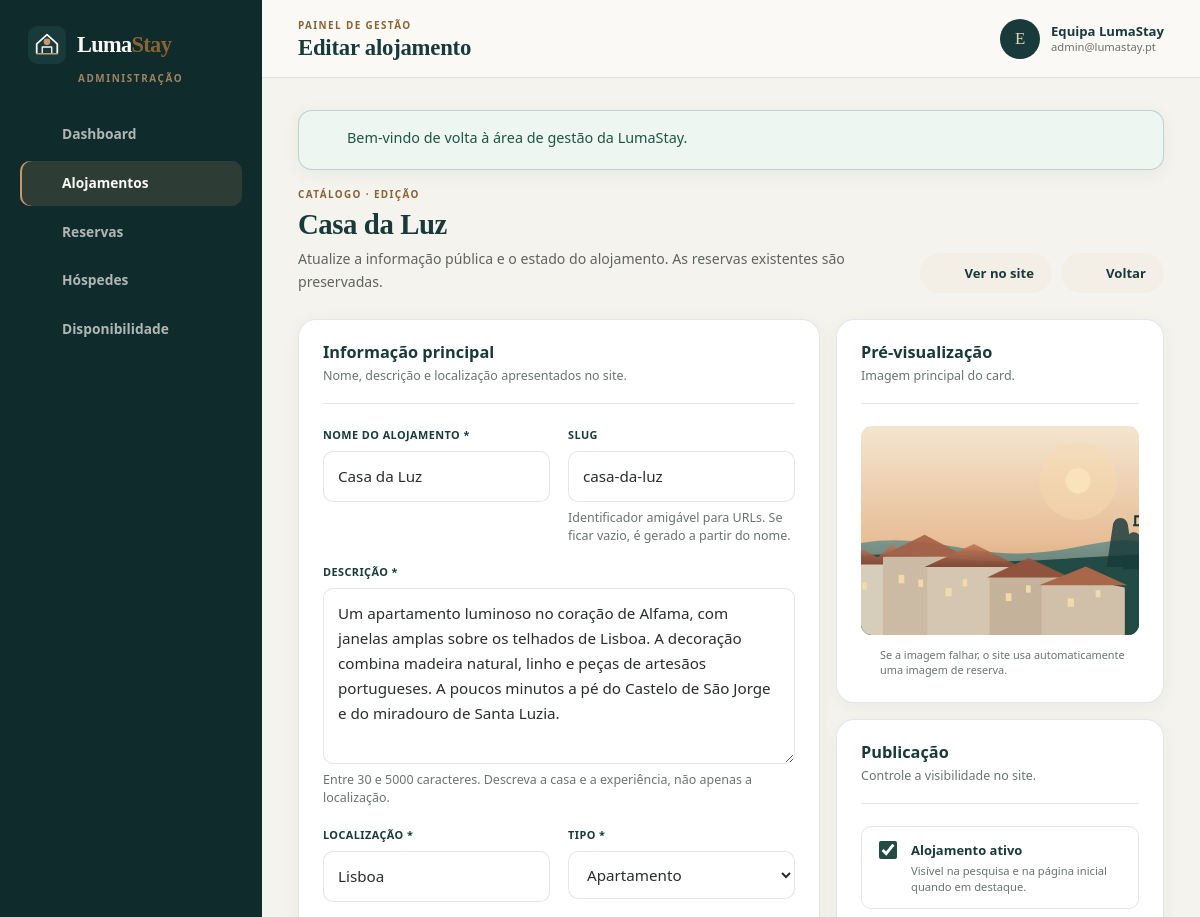
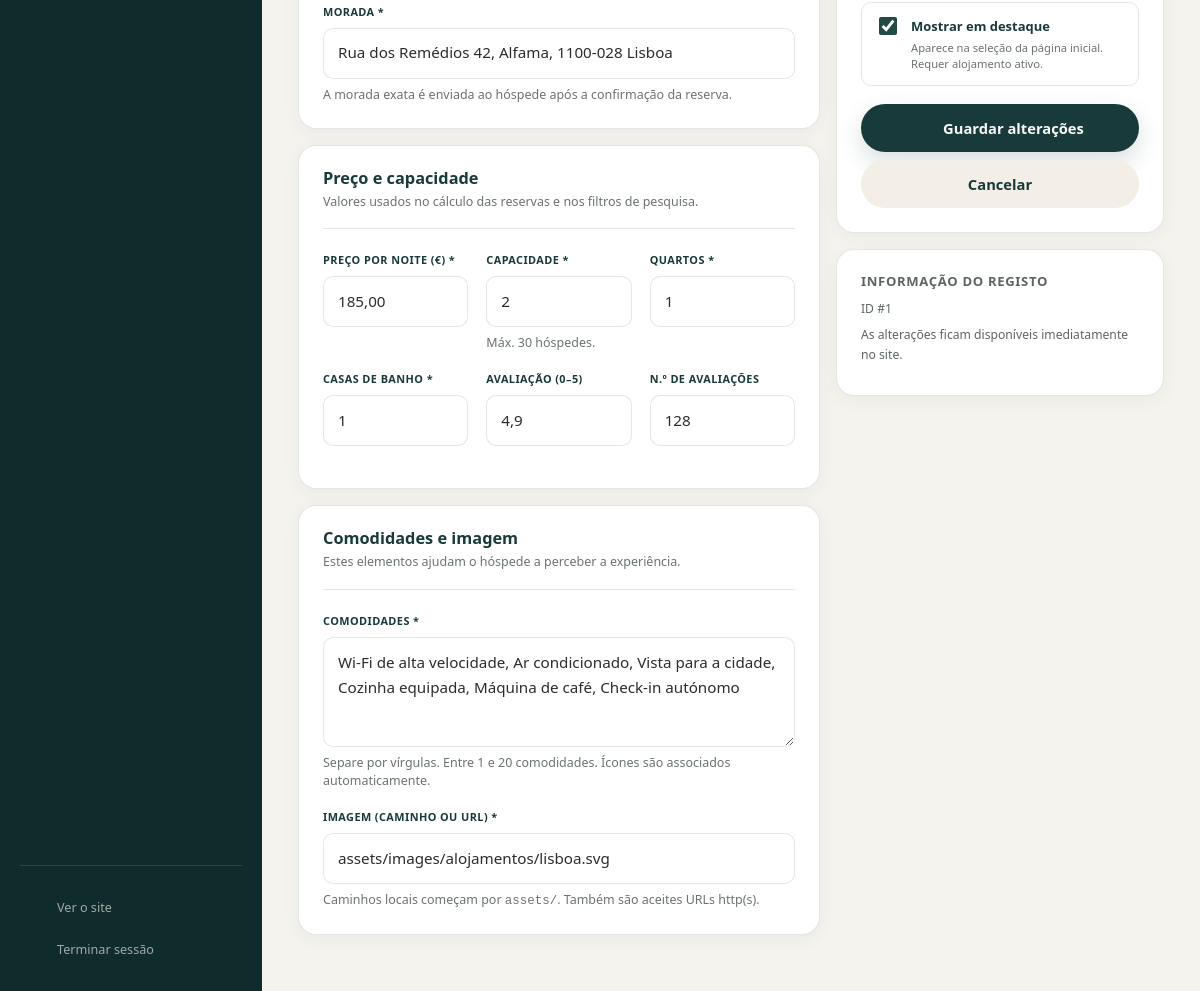
Page /admin/editar-alojamento.php?id=1 (signed in) on the committed database (2 pictures, top to bottom).
### tables this page shows
CREATE TABLE accommodations (
    id              INT UNSIGNED NOT NULL AUTO_INCREMENT,
    name            VARCHAR(150) NOT NULL,
    slug            VARCHAR(170) NOT NULL,
    description     TEXT NOT NULL,
    location        VARCHAR(120) NOT NULL,
    address         VARCHAR(255) NOT NULL,
    type            VARCHAR(40) NOT NULL,
    price_per_night DECIMAL(10,2) NOT NULL,
    capacity        TINYINT UNSIGNED NOT NULL,
    bedrooms        TINYINT UNSIGNED NOT NULL,
    bathrooms       TINYINT UNSIGNED NOT NULL,
    amenities       JSON NOT NULL,
    image_url       VARCHAR(255) NOT NULL,
    rating          DECIMAL(2,1) NOT NULL DEFAULT 4.8,
    review_count    INT UNSIGNED NOT NULL DEFAULT 0,
    active          TINYINT(1) NOT NULL DEFAULT 1,
    featured        TINYINT(1) NOT NULL DEFAULT 0,
    created_at      TIMESTAMP NOT NULL DEFAULT CURRENT_TIMESTAMP,
    updated_at      TIMESTAMP NOT NULL DEFAULT CURRENT_TIMESTAMP ON UPDATE CURRENT_TIMESTAMP,
    PRIMARY KEY (id),
    UNIQUE KEY uq_accommodations_slug (slug),
    KEY idx_accommodations_location (location),
    KEY idx_accommodations_active (active),
    KEY idx_accommodations_price (price_per_night),
    KEY idx_accommodations_type (type),
    CONSTRAINT chk_accommodations_price CHECK (price_per_night > 0),
    CONSTRAINT chk_accommodations_capacity CHECK (capacity BETWEEN 1 AND 30),
    CONSTRAINT chk_accommodations_bedrooms CHECK (bedrooms BETWEEN 0 AND 20),
    CONSTRAINT chk_accommodations_bathrooms CHECK (bathrooms BETWEEN 1 AND 20),
    CONSTRAINT chk_accommodations_rating CHECK (rating BETWEEN 0 AND 5),
    CONSTRAINT chk_accommodations_active CHECK (active IN (0, 1)),
    CONSTRAINT chk_accommodations_featured CHECK (featured IN (0, 1))
);

### config/database.php (called while the page is built, shortened)
<?php
function lumastay_config(): array
{
    static $config = null;
    if (is_array($config)) {
        return $config;
    }
    $config = [
        'app_name'     => 'LumaStay',
        'app_env'      => 'local',
        'app_url'      => '',
        'timezone'     => 'Europe/Lisbon',
        'db_host'      => '127.0.0.1',
        'db_port'      => '3306',
        'db_name'      => 'lumastay',
        'db_user'      => 'root',
        'db_password'  => '',
        'db_charset'   => 'utf8mb4',
    ];
    return $config;
}
function db(): PDO
{
    static $pdo = null;
    if ($pdo instanceof PDO) {
        return $pdo;
    }
    $config = lumastay_config();
    $dsn = sprintf(
        'mysql:host=%s;port=%s;dbname=%s;charset=%s',
        $config['db_host'],
        $config['db_port'],
        $config['db_name'],
        $config['db_charset']
    );
    try {
        $pdo = new PDO($dsn, $config['db_user'], $config['db_password'], [
            PDO::ATTR_ERRMODE            => PDO::ERRMODE_EXCEPTION,
            PDO::ATTR_DEFAULT_FETCH_MODE => PDO::FETCH_ASSOC,
            PDO::ATTR_EMULATE_PREPARES   => false,
            PDO::ATTR_STRINGIFY_FETCHES  => false,
        ]);
    } catch (PDOException $exception) {
        error_log('[LumaStay] Falha na ligação à base de dados: ' . $exception->getMessage());
        http_response_code(500);
        header('Content-Type: text/html; charset=utf-8');
        $debug = getenv('APP_DEBUG') === '1';
        $detail = $debug ? '<p class="error-detail">' . htmlspecialchars($exception->getMessage(), ENT_QUOTES, 'UTF-8') . '</p>' : '';
        echo '<!doctype html><html lang="pt-PT"><head><meta charset="utf-8">'
            . '<meta name="viewport" content="width=device-width, initial-scale=1">'
            . '<title>Serviço temporariamente indisponível — LumaStay</title>'
            . '<style>body{margin:0;min-height:100vh;display:grid;place-items:center;background:#FAF9F6;color:#292D2C;font-family:"Segoe UI",Arial,sans-serif;padding:24px}'
            . '.box{max-width:560px;background:#fff;border:1px solid #EAE4D9;border-radius:18px;padding:40px;box-shadow:0 18px 50px rgba(24,58,58,.10)}'
            . 'h1{font-family:Georgia,serif;color:#183A3A;margin:0 0 12px;font-size:2rem}p{line-height:1.7;color:#5b625f}'
            . 'code{background:#FAF9F6;padding:2px 6px;border-radius:6px}.error-detail{font-size:.85rem;word-break:break-word;color:#8a3b32}'
            . 'a{color:#234B45}</style></head><body><div class="box"><h1>Serviço temporariamente indisponível</h1>'
            . '<p>Não foi possível estabelecer ligação à base de dados da LumaStay. Verifique se o MySQL/MariaDB está ativo e se as credenciais em <code>config/config.local.php</code> estão corretas.</p>'
            . $detail . '</div></body></html>';
        exit;
    }
    return $pdo;
}

### includes/admin-accommodation-form.php (the view, shortened to what this page needs)
<?php
$formValues = $formValues ?? [];
$isEdit = $isEdit ?? false;
$accommodationId = $accommodationId ?? null;
$submitLabel = $submitLabel ?? 'Guardar alojamento';
$previewSource = image_src((string) ($formValues['image_url'] ?? ''));
?>
<form class="admin-form" method="post" action="<?= e($formAction) ?>" data-admin-form>
    <div class="admin-form-layout">
        <div class="admin-form-main">
            <section class="admin-card form-card">
                <div class="admin-card-head">
                    <div>
                        <h2>Informação principal</h2>
                        <p>Nome, descrição e localização apresentados no site.</p>
                    </div>
                </div>
                <div class="form-grid">
                    <div class="form-field">
                        <label for="acc-name">Nome do alojamento *</label>
                        <input type="text" id="acc-name" name="name" value="<?= e($formValues['name'] ?? '') ?>" maxlength="150" required>
                    </div>
                    <div class="form-field">
                        <label for="acc-slug">Slug</label>
                        <input type="text" id="acc-slug" name="slug" value="<?= e($formValues['slug'] ?? '') ?>" maxlength="170" placeholder="gerado-automaticamente">
                        <small class="field-help">Identificador amigável para URLs. Se ficar vazio, é gerado a partir do nome.</small>
                    </div>
                    <div class="form-field form-field-full">
                        <label for="acc-description">Descrição *</label>
                        <textarea id="acc-description" name="description" rows="6" maxlength="5000" required><?= e($formValues['description'] ?? '') ?></textarea>
                        <small class="field-help">Entre 30 e 5000 caracteres. Descreva a casa e a experiência, não apenas a localização.</small>
                    </div>
                    <div class="form-field">
                        <label for="acc-location">Localização *</label>
                        <input type="text" id="acc-location" name="location" value="<?= e($formValues['location'] ?? '') ?>" maxlength="120" placeholder="Ex.: Lisboa" required>
                    </div>
                    <div class="form-field">
                        <label for="acc-type">Tipo *</label>
                        <select id="acc-type" name="type" required>
                            <?php foreach (accommodation_types() as $typeKey => $typeLabel): ?>
                                <option value="<?= e($typeKey) ?>"<?= selected($formValues['type'] ?? '', $typeKey) ?>><?= e($typeLabel) ?></option>
                            <?php endforeach; ?>
                        </select>
                    </div>
                    <div class="form-field form-field-full">
                        <label for="acc-address">Morada *</label>
                        <input type="text" id="acc-address" name="address" value="<?= e($formValues['address'] ?? '') ?>" maxlength="255" placeholder="Rua, número, código postal e localidade" required>
                        <small class="field-help">A morada exata é enviada ao hóspede após a confirmação da reserva.</small>
                    </div>
                </div>
            </section>
            <section class="admin-card form-card">
                <div class="admin-card-head">
                    <div>
                        <h2>Preço e capacidade</h2>
                        <p>Valores usados no cálculo das reservas e nos filtros de pesquisa.</p>
                    </div>
                </div>
                <div class="form-grid form-grid-three">
                    <div class="form-field">
                        <label for="acc-price">Preço por noite (€) *</label>
                        <input type="text" inputmode="decimal" id="acc-price" name="price_per_night" value="<?= e($formValues['price_per_night'] ?? '') ?>" placeholder="185,00" required>
                    </div>
                    <div class="form-field">
                        <label for="acc-capacity">Capacidade *</label>
                        <input type="number" id="acc-capacity" name="capacity" value="<?= e($formValues['capacity'] ?? '2') ?>" min="1" max="30" required>
                        <small class="field-help">Máx. 30 hóspedes.</small>
                    </div>
                    <div class="form-field">
                        <label for="acc-bedrooms">Quartos *</label>
                        <input type="number" id="acc-bedrooms" name="bedrooms" value="<?= e($formValues['bedrooms'] ?? '1') ?>" min="0" max="20" required>
                    </div>
                    <div class="form-field">
                        <label for="acc-bathrooms">Casas de banho *</label>
                        <input type="number" id="acc-bathrooms" name="bathrooms" value="<?= e($formValues['bathrooms'] ?? '1') ?>" min="1" max="20" required>
                    </div>
                    <div class="form-field">
                        <label for="acc-rating">Avaliação (0–5)</label>
                        <input type="text" inputmode="decimal" id="acc-rating" name="rating" value="<?= e($formValues['rating'] ?? '4.8') ?>">
                    </div>
                    <div class="form-field">
                        <label for="acc-reviews">N.º de avaliações</label>
                        <input type="number" id="acc-reviews" name="review_count" value="<?= e($formValues['review_count'] ?? '0') ?>" min="0" max="100000">
                    </div>
                </div>
            </section>
            <section class="admin-card form-card">
                <div class="admin-card-head">
                    <div>
                        <h2>Comodidades e imagem</h2>
                        <p>Estes elementos ajudam o hóspede a perceber a experiência.</p>
                    </div>
                </div>
                <div class="form-field">
                    <label for="acc-amenities">Comodidades *</label>
                    <textarea id="acc-amenities" name="amenities" rows="3" placeholder="Wi-Fi, Piscina privada, Vista para o mar" required><?= e($formValues['amenities'] ?? '') ?></textarea>
                    <small class="field-help">Separe por vírgulas. Entre 1 e 20 comodidades. Ícones são associados automaticamente.</small>
                </div>
                <div class="form-field">
                    <label for="acc-image">Imagem (caminho ou URL) *</label>
                    <input type="text" id="acc-image" name="image_url" value="<?= e($formValues['image_url'] ?? '') ?>" maxlength="255" placeholder="assets/images/alojamentos/lisboa.svg" data-image-input required>
                    <small class="field-help">Caminhos locais começam por <code>assets/</code>. Também são aceites URLs http(s).</small>
                </div>
            </section>
        </div>
        <aside class="admin-form-side">
            <section class="admin-card form-card image-preview-card">
                <div class="admin-card-head">
                    <div>
                        <h2>Pré-visualização</h2>
                        <p>Imagem principal do card.</p>
                    </div>
                </div>
                <img class="image-preview" src="<?= e($previewSource) ?>" alt="Pré-visualização da imagem do alojamento" data-image-preview data-fallback="<?= e(asset('images/fallback.svg')) ?>">
                <p class="image-preview-note"><?= icon('info') ?> Se a imagem falhar, o site usa automaticamente uma imagem de reserva.</p>
            </section>
            <section class="admin-card form-card">
                <div class="admin-card-head">
                    <div>
                        <h2>Publicação</h2>
                        <p>Controle a visibilidade no site.</p>
                    </div>
                </div>
                <label class="toggle-field">
                    <input type="checkbox" name="active" value="1"<?= checked((string) ($formValues['active'] ?? '1') === '1') ?>>
                    <span>
                        <strong>Alojamento ativo</strong>
                        <small>Visível na pesquisa e na página inicial quando em destaque.</small>
                    </span>
                </label>
                <label class="toggle-field">
                    <input type="checkbox" name="featured" value="1"<?= checked((string) ($formValues['featured'] ?? '0') === '1') ?>>
                    <span>
                        <strong>Mostrar em destaque</strong>
                        <small>Aparece na seleção da página inicial. Requer alojamento ativo.</small>
                    </span>
                </label>
                <div class="form-actions-stacked">
                    <button class="btn btn-primary btn-block" type="submit"><?= icon('check') ?> <?= e($submitLabel) ?></button>
                    <a class="btn btn-ghost btn-block" href="<?= e($cancelUrl) ?>">Cancelar</a>
                </div>
            </section>
            <?php if ($isEdit): ?>
                <section class="admin-card form-card meta-card">
                    <h2>Informação do registo</h2>
                    <p>ID #<?= e((int) $accommodationId) ?></p>
                    <p>As alterações ficam disponíveis imediatamente no site.</p>
                </section>
            <?php endif; ?>
        </aside>
    </div>
</form>

### admin/editar-alojamento.php (shortened to what this page needs)
<?php
$accommodationId = is_post()
    ? (input_int('id', 'post', 0) ?? 0)
    : (input_int('id', 'get', 0) ?? 0);
$accommodation = find_accommodation($accommodationId, true);
$formValues = [
    'name'            => (string) $accommodation['name'],
    'slug'            => (string) $accommodation['slug'],
    'description'     => (string) $accommodation['description'],
    'location'        => (string) $accommodation['location'],
    'address'         => (string) $accommodation['address'],
    'type'            => (string) $accommodation['type'],
    'price_per_night' => number_format((float) $accommodation['price_per_night'], 2, ',', ''),
    'capacity'        => (string) $accommodation['capacity'],
    'bedrooms'        => (string) $accommodation['bedrooms'],
    'bathrooms'       => (string) $accommodation['bathrooms'],
    'amenities'       => implode(', ', amenities_decode($accommodation['amenities'])),
    'image_url'       => (string) $accommodation['image_url'],
    'rating'          => number_format((float) $accommodation['rating'], 1, ',', ''),
    'review_count'    => (string) $accommodation['review_count'],
    'active'          => (string) $accommodation['active'],
    'featured'        => (string) $accommodation['featured'],
];
include __DIR__ . '/../includes/admin-header.php';
?>
<div class="admin-page-intro">
    <div>
        <p class="admin-eyebrow">Catálogo · Edição</p>
        <h2><?= e($accommodation['name']) ?></h2>
        <p>Atualize a informação pública e o estado do alojamento. As reservas existentes são preservadas.</p>
    </div>
    <div class="admin-intro-actions">
        <a class="btn btn-ghost btn-small" href="<?= e(url('alojamento.php') . '?id=' . $accommodationId) ?>" target="_blank" rel="noopener"><?= icon('eye') ?> Ver no site</a>
        <a class="btn btn-ghost btn-small" href="<?= e(url('admin/alojamentos.php')) ?>"><?= icon('arrow-left') ?> Voltar</a>
    </div>
</div>
<?php
$formAction = url('admin/editar-alojamento.php') . '?id=' . $accommodationId;
$cancelUrl = url('admin/alojamentos.php');
$submitLabel = 'Guardar alterações';
$isEdit = true;
include __DIR__ . '/../includes/admin-accommodation-form.php';
?>
<?php include __DIR__ . '/../includes/admin-footer.php'; ?>

### rows in the picture
accommodations: name "Casa da Luz", slug "casa-da-luz", description "Um apartamento luminoso no coração de Alfama, com janelas amplas sobre os telhados de Lisboa. A decoração combina madeira natural, linho e peças de artesãos portugueses. A poucos minutos a pé do Castelo de São Jorge e do miradouro de Santa Luzia.", location "Lisboa", address "Rua dos Remédios 42, Alfama, 1100-028 Lisboa", capacity "2", bedrooms "1", bathrooms "1", review_count "128", image_url "assets/images/alojamentos/lisboa.svg", image_url (picture)

### other values in the picture
$item['label'] "Dashboard"
$item['label'] "Alojamentos"
$item['label'] "Reservas"
$item['label'] "Hóspedes"
$item['label'] "Disponibilidade"
$pageTitle "Editar alojamento"
substr((string) ($admin['name'] ?? 'L'), 0, 1) "E"
$admin['name'] "Equipa LumaStay"
$admin['email'] "admin@lumastay.pt"
$flash['message'] "Bem-vindo de volta à área de gestão da LumaStay."
$submitLabel "Guardar alterações"
$accommodationId "1"
form field type "Apartamento"
